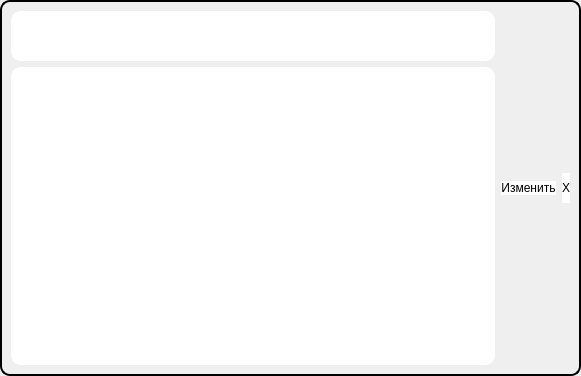
<?xml version="1.0" encoding="UTF-8"?>
<ui version="4.0">
 <class>Form</class>
 <widget class="QWidget" name="Form">
  <property name="geometry">
   <rect>
    <x>0</x>
    <y>0</y>
    <width>581</width>
    <height>376</height>
   </rect>
  </property>
  <property name="minimumSize">
   <size>
    <width>0</width>
    <height>200</height>
   </size>
  </property>
  <property name="maximumSize">
   <size>
    <width>16777215</width>
    <height>400</height>
   </size>
  </property>
  <property name="windowTitle">
   <string>Form</string>
  </property>
  <property name="styleSheet">
   <string notr="true">#Form{
border-radius: 10px;
	 border: 2px solid;
}</string>
  </property>
  <layout class="QHBoxLayout" name="horizontalLayout">
   <item>
    <layout class="QVBoxLayout" name="verticalLayout">
     <item>
      <widget class="QLineEdit" name="lineEdit">
       <property name="minimumSize">
        <size>
         <width>0</width>
         <height>50</height>
        </size>
       </property>
       <property name="font">
        <font>
         <pointsize>20</pointsize>
        </font>
       </property>
       <property name="styleSheet">
        <string notr="true">border-bottom: 8;
border-radius: 10px;

background-color: rgb(255, 255, 255);</string>
       </property>
       <property name="readOnly">
        <bool>true</bool>
       </property>
      </widget>
     </item>
     <item>
      <widget class="QTextEdit" name="textEdit">
       <property name="styleSheet">
        <string notr="true">font: 14pt &quot;MS Shell Dlg 2&quot;;
background-color: rgb(255, 255, 255);

border-radius: 10px;
</string>
       </property>
       <property name="tabChangesFocus">
        <bool>true</bool>
       </property>
       <property name="readOnly">
        <bool>true</bool>
       </property>
       <property name="placeholderText">
        <string/>
       </property>
      </widget>
     </item>
    </layout>
   </item>
   <item>
    <widget class="QPushButton" name="changeBtn">
     <property name="styleSheet">
      <string notr="true">border-radius: 10px;
background-color: rgb(255, 255, 255);
font: 20pt &quot;MS Shell Dlg 2&quot;;
</string>
     </property>
     <property name="text">
      <string>Изменить</string>
     </property>
    </widget>
   </item>
   <item>
    <widget class="QPushButton" name="deleteBtn">
     <property name="maximumSize">
      <size>
       <width>100</width>
       <height>30</height>
      </size>
     </property>
     <property name="styleSheet">
      <string notr="true">border-radius: 10px;
background-color: rgb(255, 255, 255);
font: 20pt &quot;MS Shell Dlg 2&quot;;</string>
     </property>
     <property name="text">
      <string>X</string>
     </property>
    </widget>
   </item>
  </layout>
 </widget>
 <resources/>
 <connections/>
</ui>
